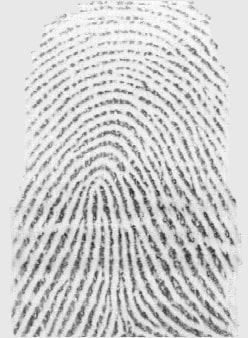
%> input picture DB/10_1.jpg, 248 x 338 px
$ octave --eval "result = ImgPreprocessingOld(imread('DB/10_1.jpg'));"   (GNU Octave 9; MATLAB toolbox functions it lacks are replaced by stand-ins)
%> lines starting %> are read from the running program, lines starting %| are printed output that depends on the picture
### Normalization.m

function Res= Normalization (Img, m0,v0)
%> called with m0 = 100, v0 = 10000
Res=im2double(Img);
 DoubleImg=im2double(Img);
 mean=mean2(DoubleImg);
%> mean = 0.809
 variance=std2(DoubleImg).^2;
%> variance = 0.0238
   % Res=rgb2gray(Res);
 for i=1:size(DoubleImg,1)
     for j=1:size(DoubleImg,2)
      A=sqrt((((DoubleImg(i,j)-mean).^2).*v0)/variance);


         if (DoubleImg(i,j)>mean)
            Res(i,j)=m0+A;

         else
            Res(i,j)=m0-A;
         end
     end
 end
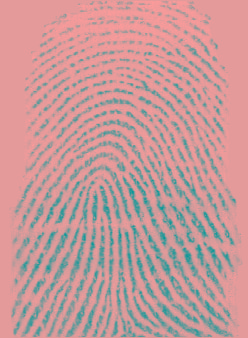
%> Res: size 338x248x3 double; mean R, G, B 100, 0.8, 0.8; drawn with min black and max white
Res = uint8(Res);
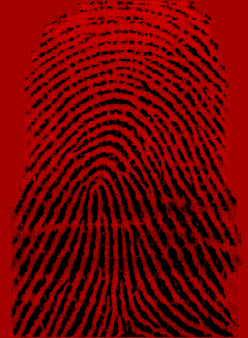
%> Res: size 338x248x3 uint8; mean R, G, B 115.3, 0.9, 0.9
%> in ImgPreprocessingOld, `HistFP = histeq(NormalizedFP);`:
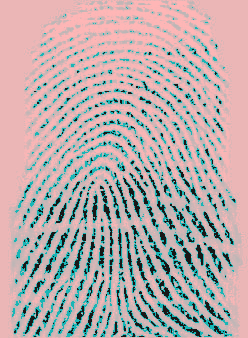
%> HistFP: size 338x248x3 uint8; mean R, G, B 186.4, 171.5, 171.5
 end


### normalise.m
% NORMALISE - Normalises image values to 0-1, or to desired mean and variance%

function n = normalise(im, reqmean, reqvar)
%> called with reqmean = 0, reqvar = 1


    if nargin == 1   % Normalise 0 - 1
	if ndims(im) == 3         % Assume colour image
	    hsv = rgb2hsv(im);
	    v = hsv(:,:,3);
	    v = v - min(v(:));    % Just normalise value component
	    v = v/max(v(:));
	    hsv(:,:,3) = v;
	    n = hsv2rgb(hsv);
	else
	    if ~isa(im,'double'), im = double(im); end
	    n = im - min(im(:));
	    n = n/max(n(:));
	end

    else  % Normalise to desired mean and variance


	if ~isa(im,'double'), im = double(im); end
	im = im - mean(im(:));
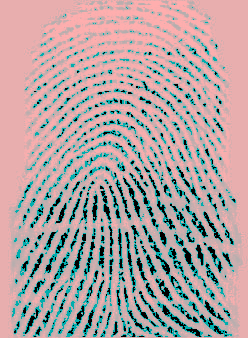
%> im: size 338x248x3 double; mean R, G, B 10, -5, -5; drawn with min black and max white
	im = im/std(im(:));      % Zero mean, unit std dev

	n = reqmean + im*sqrt(reqvar);
    end


### ridgesegment.m
% Segmentation function that segments the pixels above the specified threshold

% The image is normalised to have zero mean, unit standard
% deviation prior to performing this process so that the threshold you
% specify is relative to a unit standard deviation.

% Breaks the image up into blocks of size blksze x blksze and
% evaluates the standard deviation in each region.

function [normim, mask, maskind] = ridgesegment(im, blksze, thresh)

    im = normalise(im,0,1);  % normalise to have zero mean, unit std dev

    fun = inline('std(x(:))*ones(size(x))');

%> the run ends on the next line
    stddevim = blkproc(im, [blksze blksze], fun);

    mask = stddevim > thresh;
    %figure, imshow(mask);
    maskind = find(mask);

    % Renormalise image so that the *ridge regions* have zero mean, unit
    % standard deviation.
    im = im - mean(im(maskind));
    normim = im/std(im(maskind));

end

### ImgPreprocessingOld.m
function [EnhancedImg,Direction,freq]=ImgPreprocessingOld(Img)
%Input image
%figure,imshow(Img); axis off; title('Original Image'); hold off;

%Adjust Mean,Variance
%Img=rgb2gray(Img);
NormalizedFP = Normalization(Img,100,10000);
%seems to just turn the background greyer: TEST ACCURACY
%figure, imshow(NormalizedFP); axis off; title('Task 1 Normalization'); hold off;

HistFP = histeq(NormalizedFP);
%not used yet
%figure,imshow(HistFP); axis off; title('Histogram Equalization'); hold off;
%Sharpened = HistFP;
%testing to use the histFP, but seems to cause worse results.: TEST ACCURACY
%%%%%%%%%%%%%%%%%%%%%%%%%%%%%%%%%%%%%%%%%

[SegmentedFP, mask] = ridgesegment(HistFP,16,0.1);
%figure,imshow(SegmentedFP); axis off; title('Segmentation'); hold off;
% !seems to be just like the after fft
% !TESTING: TEST ACCURACY
%
% %Binarizing Image
% !Try it before the Fourrier : TEST ACCURACY
 %Threshold=graythresh(Img);
 %BinaryImg=imbinarize(Img,Threshold);
 %figure,imshow(BinaryImg);

[Coherence,Direction]=RidgeOrient(SegmentedFP,7,1,17,3);
DMask  = double(Direction) .*double(mask);
[x,y,u,v] = directionmap(DMask, 7, SegmentedFP);
CMask = double(Coherence).*double(mask);
%figure; imshow(SegmentedFP,[]);  axis off; title('Directions'); hold on;
%quiver(x,y,u,v,0,'.','linewidth',1); hold off;

[freq, medianfreq,waveLength] = ridgefreq(SegmentedFP, mask, Direction, 28, 5 ,3 , 15);
%figure,imshow(freq); axis off; title('Frequency Matrix'); hold off;

EnhancedImg = ridgefilter(SegmentedFP, Direction, freq, 0.5, 0.5);
figure,imshow(EnhancedImg); axis off; title('Final Image'); hold off;


end

$ run again, on DB/10_2.jpg
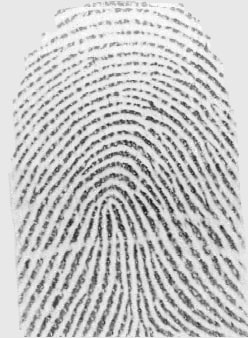
%> input picture DB/10_2.jpg, 248 x 338 px
%> mean = 0.774
%> variance = 0.0317
%> after the loop in Normalization, `for i=1:size(DoubleImg,1)`:
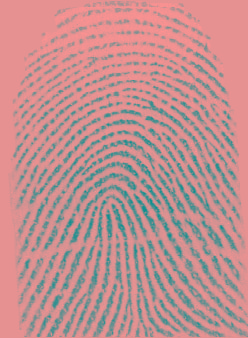
%> Res: size 338x248x3 double; mean R, G, B 100, 0.8, 0.8; drawn with min black and max white
%> in normalise, `im = im - mean(im(:));`:
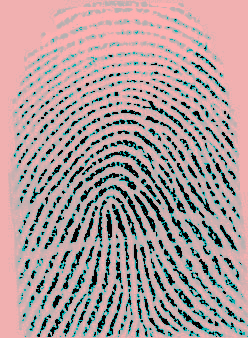
%> im: size 338x248x3 double; mean R, G, B 11.9, -6, -6; drawn with min black and max white

$ run again, on DB/10_3.jpg
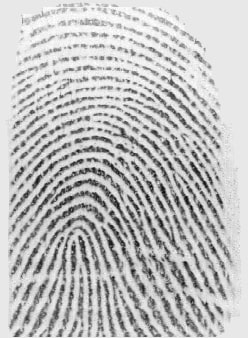
%> input picture DB/10_3.jpg, 248 x 338 px
%> mean = 0.751
%> variance = 0.0392
%> after the loop in Normalization, `for i=1:size(DoubleImg,1)`:
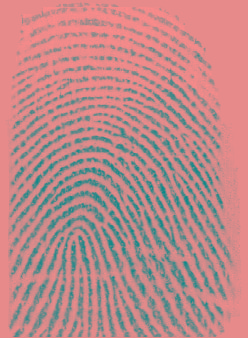
%> Res: size 338x248x3 double; mean R, G, B 100, 0.8, 0.8; drawn with min black and max white
%> in normalise, `im = im - mean(im(:));`:
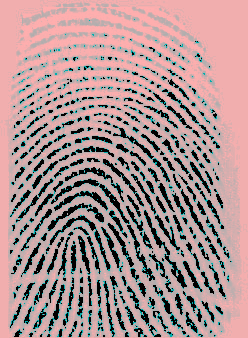
%> im: size 338x248x3 double; mean R, G, B 15.2, -7.6, -7.6; drawn with min black and max white
